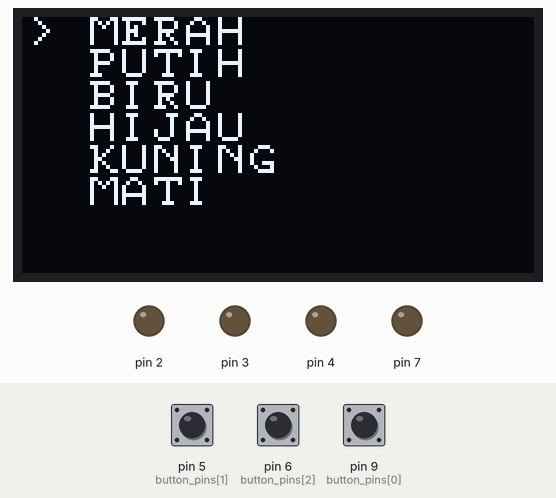
Simulated run of this sketch. Board: Arduino Uno, built with avr-gcc and run on an emulated ATmega328P. Shown: 128×64 one-colour display, output pins drawn as LEDs (lit = HIGH). The inputs (shaded band) are chosen by the test bench; at power-on: pin 6 (button_pins[2]) HIGH, pin 5 (button_pins[1]) HIGH, pin 9 (button_pins[0]) HIGH. What the sketch prints to the serial monitor is not drawn.

Above: at 1.3 s.
1.4 s: pin 6 (button_pins[2]) pulled LOW for 0.15 s
At 2.6 s:
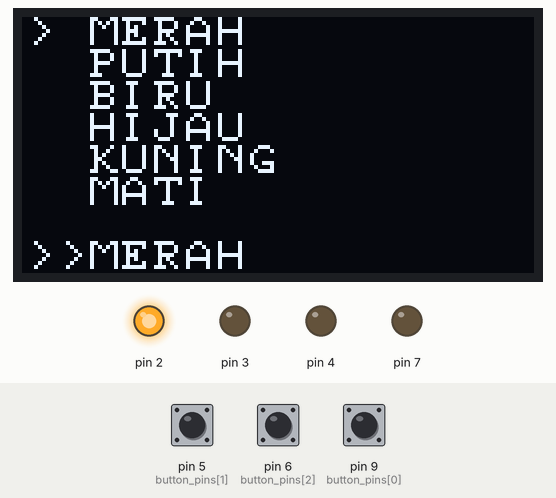
3.0 s: pin 5 (button_pins[1]) pulled LOW for 0.15 s
At 4.2 s:
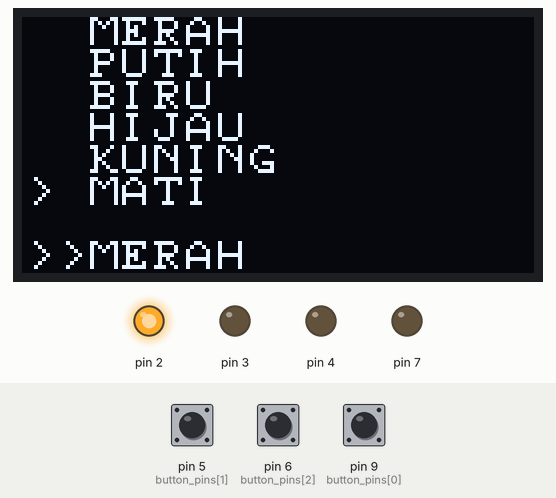
4.6 s: pin 6 (button_pins[2]) pulled LOW for 1 s
At 5.0 s:
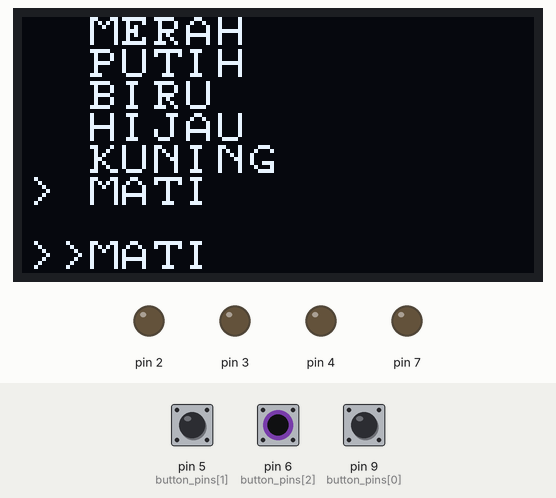
7.1 s: pin 9 (button_pins[0]) pulled LOW for 0.15 s
At 8.3 s:
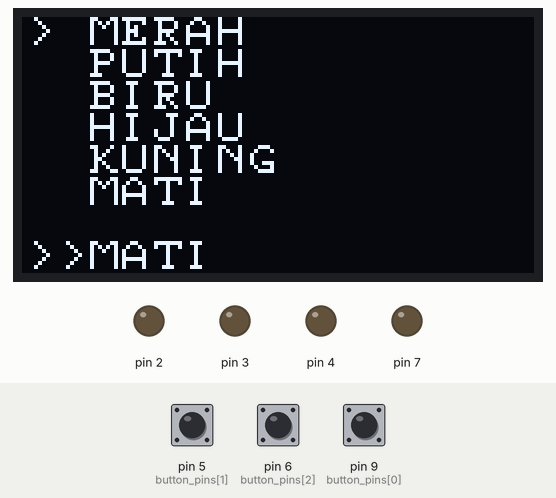
8.7 s: pin 9 (button_pins[0]) pulled LOW for 1 s
At 9.7 s:
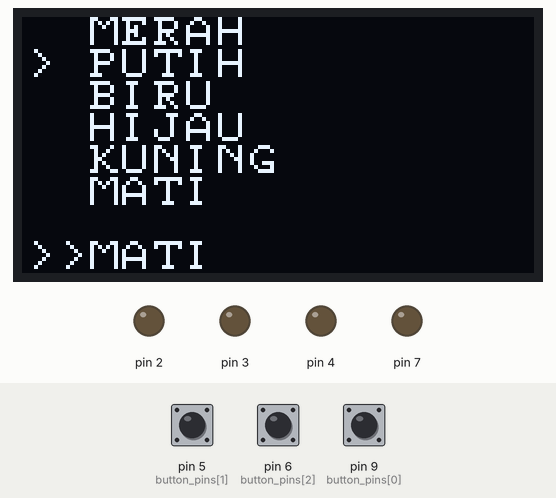
11.2 s: pin 6 (button_pins[2]) pulled LOW for 0.15 s
At 12.7 s:
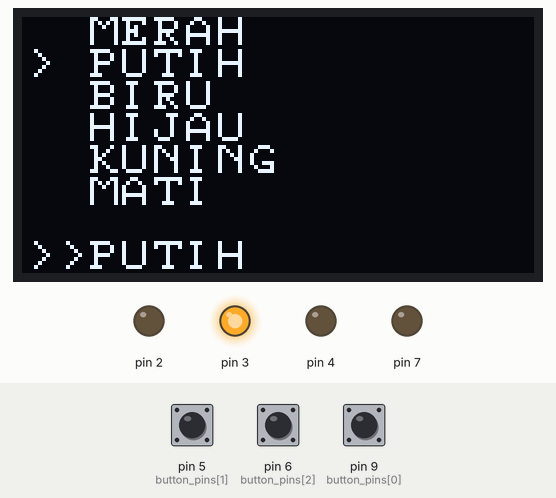
Timing chart, 0 to 13.8 s (numbered marks = the images above; inputs shaded):
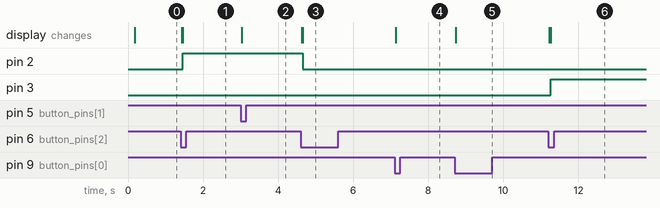

The sketch:

code.ino
```cpp
 /* * Menu yang sangat sederhana pada tampilan OLED (dengan 8 baris teks). * Menampilkan item menu dari menu array. Maks. jumlah barang 7. * * Sketsa ini menggunakan library "U8g2", "Bounce2" dan menggunakan 3 tombol (atas/bawah/pilih). * */

#include <U8g2lib.h>

#include <Bounce2.h>

byte button_pins[] = {9, 5, 6}; // pin tombol, 4,5 = atas/bawah, 6 = pilih

#define NUMBUTTONS sizeof(button_pins)

Bounce * buttons = new Bounce[NUMBUTTONS];

U8X8_SSD1306_128X64_NONAME_HW_I2C display(U8X8_PIN_NONE);

#define MENU_SIZE 6

char *menu[MENU_SIZE] = { "MERAH", "PUTIH", "BIRU", "HIJAU", "KUNING", "MATI" };

int cursor=0;

void setup() {

  Serial.begin(9600);

  pinMode(2, OUTPUT);

  pinMode(3, OUTPUT);

  pinMode(4, OUTPUT);

  pinMode(7, OUTPUT);

  // Buat input & aktifkan resistor pull-up pada pin saklar

  for (int i=0; i<NUMBUTTONS; i++) {

    buttons[i].attach( button_pins[i], INPUT_PULLUP); // atur instance bouncing untuk tombol saat ini

    buttons[i].interval(25); // interval dengan ms (mili second)

  }


  display.begin();

  display.setPowerSave(0);

  display.setFont(u8x8_font_pxplusibmcgathin_f);

  showMenu();

}

void loop() {

  // proses tekan tombol:

  for (int i = 0; i<NUMBUTTONS; i++) {

    buttons[i].update(); // Perbarui instance Bounce

    if ( buttons[i].fell() ) { // Jika jatuh

      if (i==2) { // pilih

         display.clearLine(7);

         display.setCursor(0,7);

         display.print(">>");

         display.print(menu[cursor]);

         executeChoice(cursor);

      }

      else {

        // erase previous cursor:

        display.setCursor(0,cursor);

        display.print(' ');

        if (i==0) { // atas

          cursor++;

          if (cursor>(MENU_SIZE-1)) cursor=0;

        }

        else { // bawah

          cursor--;

          if (cursor<0) cursor=(MENU_SIZE-1);

        }

        // tampilkan kursor pada baris baru:

        display.setCursor(0,cursor);

        display.print('>');

      }

    } // akhir jika tombol jatuh ...

  } // akhiri untuk-loop pemeriksaan tombol

}

/** * Hapus tampilan dan tampilkan menu. */

void showMenu() {

  cursor=0;

  display.clearDisplay();

  // show menu items:

  for (int i = 0; i<MENU_SIZE; i++) {

    display.drawString(2,i,menu[i]);

  }

  display.setCursor(0,0);

  display.print('>');

}

/** * Jalankan tugas yang cocok dengan item menu yang dipilih. */

void executeChoice(int choice) {

  switch(choice) {

      case 0 :

                digitalWrite(2, HIGH);

                Serial.print("Kamu Memilih Menu "); Serial.print(choice); Serial.print(" - "); Serial.println(menu[choice]);

                break;

      case 1 :

                digitalWrite(3, HIGH);

                Serial.print("Kamu Memilih Menu "); Serial.print(choice); Serial.print(" - "); Serial.println(menu[choice]);

                break;

      case 2 :

                digitalWrite(4, HIGH);

                Serial.print("Kamu Memilih Menu"); Serial.print(choice); Serial.print(" - "); Serial.println(menu[choice]);

                break;

      case 3 :

                digitalWrite(7, HIGH);

                Serial.print("Kamu Memilih Menu "); Serial.print(choice); Serial.print(" - "); Serial.println(menu[choice]);

                break;

      case 4 :

                Serial.print("Kamu Memilih Menu "); Serial.print(choice); Serial.print(" - "); Serial.println(menu[choice]);

                break;

      case 5 :

                digitalWrite(2, LOW);

                digitalWrite(3, LOW);

                digitalWrite(4, LOW);

                digitalWrite(7, LOW);

                Serial.print("Matikan  Semua");

      default :

                Serial.print("Kamu Memilih Menu"); Serial.print(choice); Serial.print(" - "); Serial.println(menu[choice]);

                break;

  }


}
```

Measured:
- after the input at 1.4 s, pin 2: LOW → HIGH after 0.06 s; the display: first changes at once (image 1 shows a later state)
- after the input at 3.0 s, the display: first changes at once (image 2 shows a later state)
- after the input at 4.6 s, pin 2: HIGH → LOW after 0.06 s; the display: first changes at once (image 3 shows a later state)
- after the input at 7.1 s, the display: first changes at once (image 4 shows a later state)
- after the input at 8.7 s, the display: first changes at once (image 5 shows a later state)
- after the input at 11.2 s, pin 3: LOW → HIGH after 0.06 s; the display: first changes at once (image 6 shows a later state)
